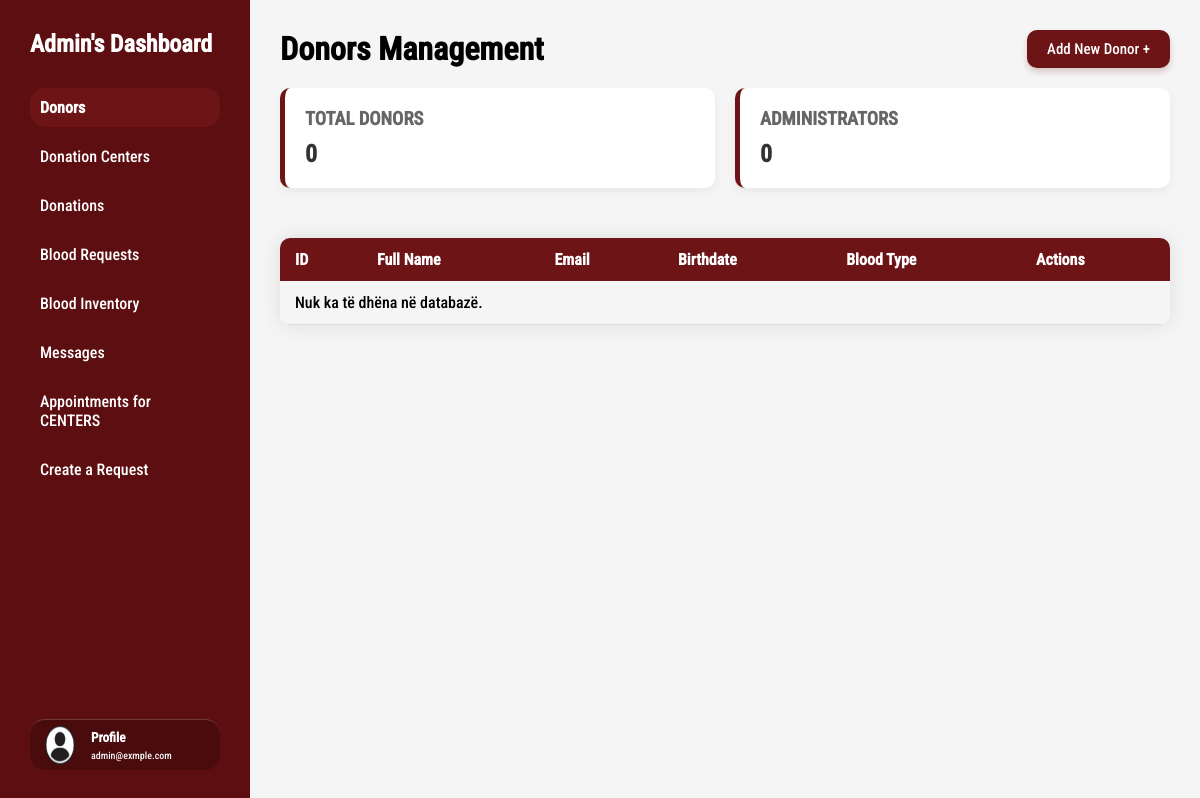
Page /dashboard/index.php?page=donors on the earlier database version.
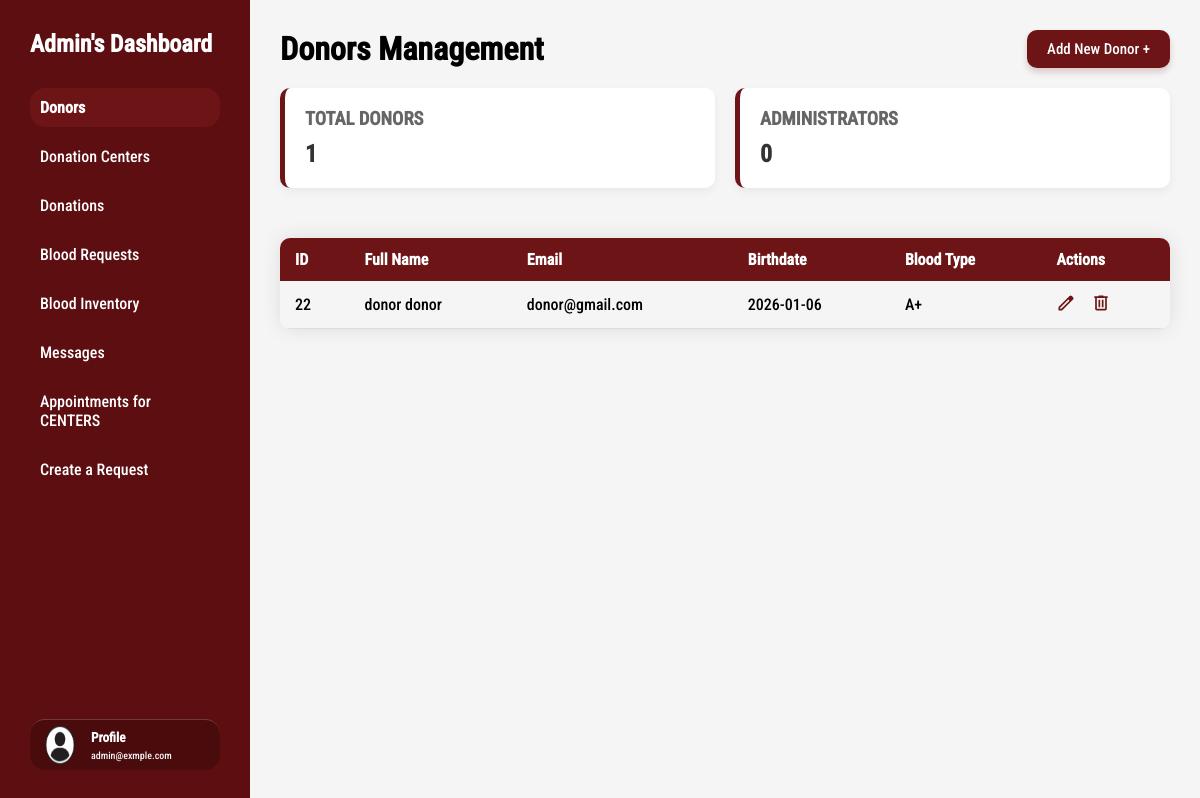
Same page on the later database version.
### tables this page shows
CREATE TABLE `donors` (
  `id` int(11) NOT NULL,
  `first_name` varchar(50) DEFAULT NULL,
  `last_name` varchar(50) DEFAULT NULL,
  `birthdate` date DEFAULT NULL,
  `blood_group_id` int(11) NOT NULL
);

CREATE TABLE `users` (
  `id` int(11) NOT NULL,
  `username` varchar(255) NOT NULL,
  `email` varchar(100) NOT NULL,
  `password` varchar(255) NOT NULL,
  `role_id` int(11) NOT NULL
);

CREATE TABLE `blood_groups` (
  `id` int(11) NOT NULL,
  `group_name` varchar(5) NOT NULL
);

### config.php (called while the page is built)
<?php
class Database {
    private $host = 'localhost';
    private $dbname = 'blood_bank_management_system';
    private $username = 'root';
    private $password = '';
    private $conn;
    public function __construct() {
        try {
            $dsn = "mysql:host={$this->host};dbname={$this->dbname}";
            $this->conn = new PDO($dsn, $this->username, $this->password);
            $this->conn->setAttribute(PDO::ATTR_ERRMODE, PDO::ERRMODE_EXCEPTION);
        } catch(PDOException $e) {
            die("Connection failed: " . $e->getMessage());
        }
    }
    public function getConnection(): PDO {
        return $this->conn;
    }
}
?>

### crud/user/userLogic.php (called while the page is built, shortened)
<?php
class User {
    private $conn;
    public function __construct($db) {
        $this->conn = $db;
    }
    public function getAllDonors() {
    $query = "SELECT u.id, d.first_name, d.last_name, u.email, d.birthdate, bg.group_name as blood_group
            FROM users u
            JOIN donors d ON u.id = d.id
            Join blood_groups bg ON bg.id = d.blood_group_id";
    $stmt = $this->conn->prepare($query);
    $stmt->execute();
    return $stmt->fetchAll(PDO::FETCH_ASSOC);
}
public function countTotalDonors() {
    $sql = "SELECT COUNT(*) as total FROM users WHERE role_id = 2";
    $stmt = $this->conn->prepare($sql);
    $stmt->execute();
    $row = $stmt->fetch(PDO::FETCH_ASSOC);
    return $row['total'];
}
public function countTotalAdmins() {
    $sql = "SELECT COUNT(*) as total FROM users WHERE role_id = 1";
    $stmt = $this->conn->prepare($sql);
    $stmt->execute();
    $row = $stmt->fetch(PDO::FETCH_ASSOC);
    return $row['total'];
}
}
?>

### dashboard/dashboardPages/donors.php (the view, shortened to what this page needs)
<?php
include "../config.php";
include "../crud/user/userLogic.php";
 $db = new Database();
 $user = new User($db->getConnection());
?>
<div class="userContainer">
    <div class="headerSection">
        <h1>Donors Management</h1>
        <button class="btnAdd" onclick="openUserModal()">Add New Donor +</button>
    </div>
    <div class="statsContainer">
        <div class="statCard">
            <h3>Total Donors</h3>
            <p> <?php echo $totalDonors = $user->countTotalDonors()?></p>
        </div>
        <div class="statCard">
            <h3>Administrators</h3>
            <p><?php echo $totalAdmins = $user->countTotalAdmins()?></p>
        </div>
    </div>
    <table class="styledTable">
        <thead>
            <tr>
                <th>ID</th>
                <th>Full Name</th>
                <th>Email</th>
                <th>Birthdate</th>
                <th>Blood Type</th>
                <th>Actions</th>
            </tr>
        </thead>
        <tbody>
            <?php
            $donors = $user->getAllDonors();
            if ($donors) {
                foreach ($donors as $donor) {
                    ?>
                    <tr>
                        <td><?php echo $donor['id']; ?></td>
                        <td><?php echo $donor['first_name'] . " " . $donor['last_name']; ?></td>
                        <td><?php echo $donor['email']; ?></td>
                        <td><?php echo $donor['birthdate']; ?></td>
                        <td><?php echo $donor['blood_group']; ?></td>
                        <td class="actionsColumn">
                            <button class="btn" onclick="openEditModal(<?php echo $donor['id']; ?>)"><img src="../images/svg/editIcon.svg" alt="Edit"></button>
                            <button class="btn" onclick="confirmDelete(<?php echo $donor['id']; ?>)"><img src="../images/svg/deleteIcon.svg" alt="Delete"></button>
                        </td>
                    </tr>
                    <?php
                }
            } else {
                echo "<tr><td colspan='6'>Nuk ka të dhëna në databazë.</td></tr>";
            }
            ?>
        </tbody>
    </table>
</div>

### dashboard/index.php (shortened to what this page needs)
<?php
$page = $_GET['page'];
?>
<!DOCTYPE html>
<html lang="sq">
<head>
    <link rel="stylesheet" href="style.css">
    <link rel="stylesheet" href="styledTables.css">
    <link rel="stylesheet" href="../components/globalCSS/globalCSS.css" />
</head>
<body>
<div class="container">
    <?php include 'sidebar.php'; ?>
    <div class="content">
        <?php
        if (file_exists("dashboardPages/$page.php")) {
            include "dashboardPages/$page.php";
        } else {
            echo "<h2>Faqja nuk ekziston</h2>";
        }
        ?>
    </div>
</div>
</body>
</html>

### dashboard/sidebar.php
<div class="sidebar">
    <div class="sidebarContent">
        <h2>Admin's Dashboard</h2>
        <ul class="sidebarLinks">
            <a href="index.php?page=donors" class="<?php echo ($page == 'donors') ? 'active' : ''; ?>">Donors</a>
             <a href="index.php?page=donationCenters" class="<?php echo ($page == 'donationCenters') ? 'active' : ''; ?>">Donation Centers</a>
            <a href="index.php?page=donations" class="<?php echo ($page == 'donations') ? 'active' : ''; ?>">Donations</a>
            <a href="index.php?page=bloodRequests" class="<?php echo ($page == 'bloodRequests') ? 'active' : ''; ?>">Blood Requests</a>
            <a href="index.php?page=bloodInventory" class="<?php echo ($page == 'bloodInventory') ? 'active' : ''; ?>">Blood Inventory</a>
            <a href="index.php?page=messages" class="<?php echo ($page == 'messages') ? 'active' : ''; ?>">Messages</a>
            <a href="index.php?page=appointments" class="<?php echo ($page == 'appointments') ? 'active' : ''; ?>">Appointments for CENTERS</a>
            <a href="index.php?page=createRequest" class="<?php echo ($page == 'createRequest') ? 'active' : ''; ?>">Create a Request</a>
        </ul>
    </div>
    <a href="index.php?page=profile" class="profileContainer">
        <img src="../images/profilePic.png" class="profilePic" alt="Profile Image">
        <div class="adminInfo">
            <h5>Profile</h5>
            <p>admin@exmple.com</p>
        </div>
    </a>
</div>

### dashboard/style.css (style rules this page uses)
.container { display: flex; max-width: var(--max-width); margin-inline: auto; }
.sidebar { height: 100vh; background-color: #5d0e11; width: 250px; padding: 30px; display: flex; flex-direction: column; justify-content: space-between; color: white; }
.sidebarContent { display: flex; flex-direction: column; gap: 30px; }
.sidebarLinks { display: flex; flex-direction: column; gap: 10px; }
.sidebarLinks a { text-decoration: none; color: white; padding: 10px; border-radius: 15px; }
.sidebarLinks a.active { background-color: #6d1417; font-weight: bold; }
.profileContainer { padding: 5px; border-top: 1px solid rgba(255, 255, 255, 0.2); background-color: rgba(0, 0, 0, 0.2); border-radius: 15px; text-decoration: none; display: flex; align-items: center; color: white; gap: 6px; }
.profilePic { width: 50px; height: 40px; }
.adminInfo { display: flex; flex-direction: column; justify-content: space-between; gap: 5px; }
.adminInfo p { font-size: 10px; color: whitesmoke; }
.content { flex: 1; background-color: whitesmoke; height: 100vh; overflow-y: auto; padding: 30px; }

### dashboard/styledTables.css (style rules this page uses)
.btnAdd { background-color: #6d1417; color: white; padding: 10px 20px; border: none; border-radius: 10px; font-size: 15px; cursor: pointer; display: flex; align-items: center; transition: all 0.3s ease; box-shadow: 0 4px 6px rgba(109, 20, 23, 0.2); }
.styledTable { width: 100%; border-radius: 10px; box-shadow: 0 0 20px rgba(0, 0, 0, 0.1); border-collapse: collapse; border-spacing: 0; overflow: hidden; }
.styledTable thead { border-radius: 10px; }
.styledTable thead tr { background-color: #6d1417; color: #ffffff; text-align: left; }
.styledTable th, .styledTable td { padding: 12px 15px; }
.styledTable tbody tr { border-bottom: 1px solid #dddddd; }
.actionsColumn { display: flex; gap: 15px; align-items: center; }
.btn { border: none; background-color: transparent; cursor: pointer; }
.btn img { width: 20px; height: 20px; }

### components/globalCSS/globalCSS.css (style rules this page uses)
* { margin: 0; padding: 0; box-sizing: border-box; font-family: Roboto; }
html { --padding-inline: 100px; --max-width: 1400px; }

Differences in the rows shown:
added donors: id "22", first_name "donor", last_name "donor", id.email "donor@gmail.com", birthdate "2026-01-06", blood_group.group_name "A+"
Other differences:
$totalDonors = $user->countTotalDonors(): "0" → "1"
text no longer shown: "Nuk ka të dhëna në databazë."
